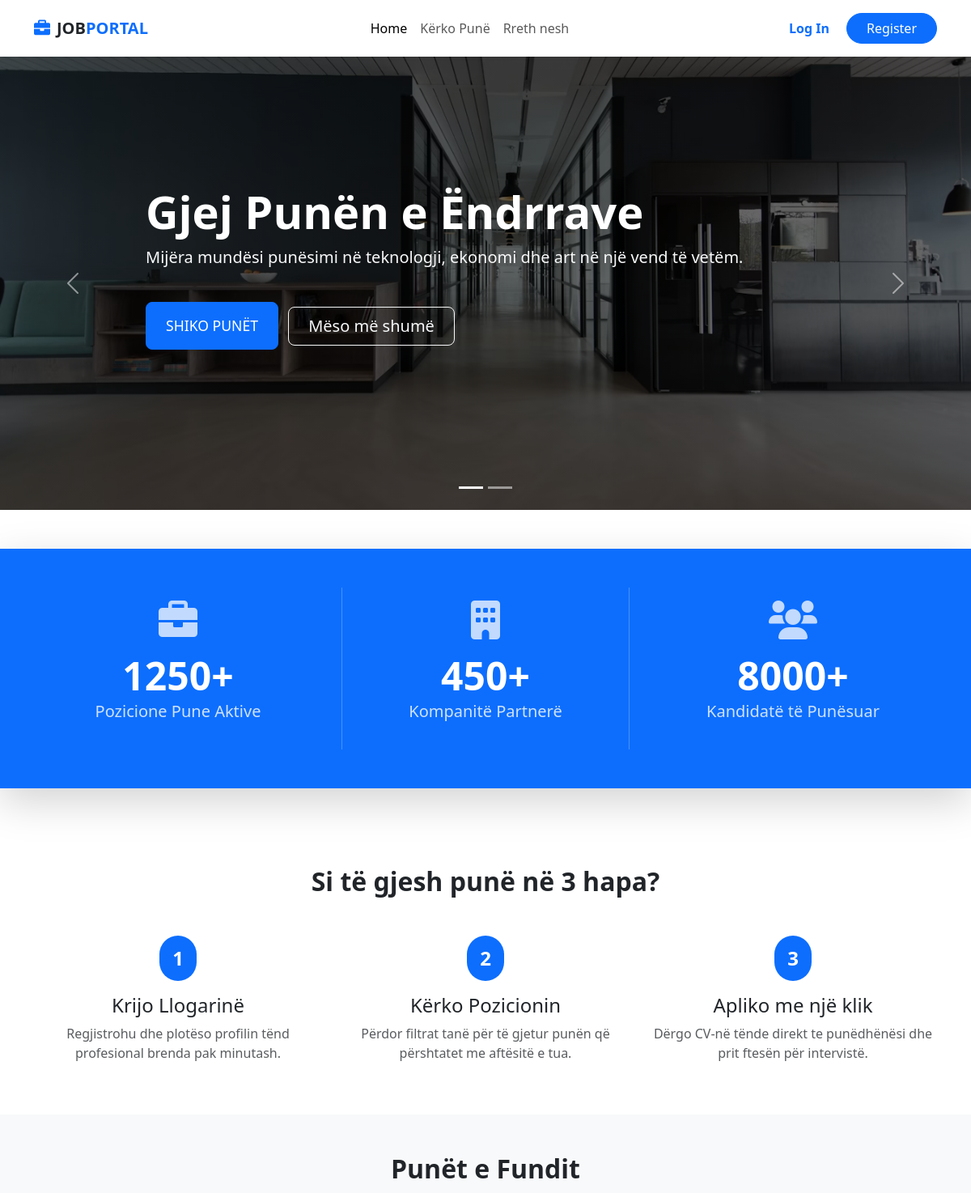
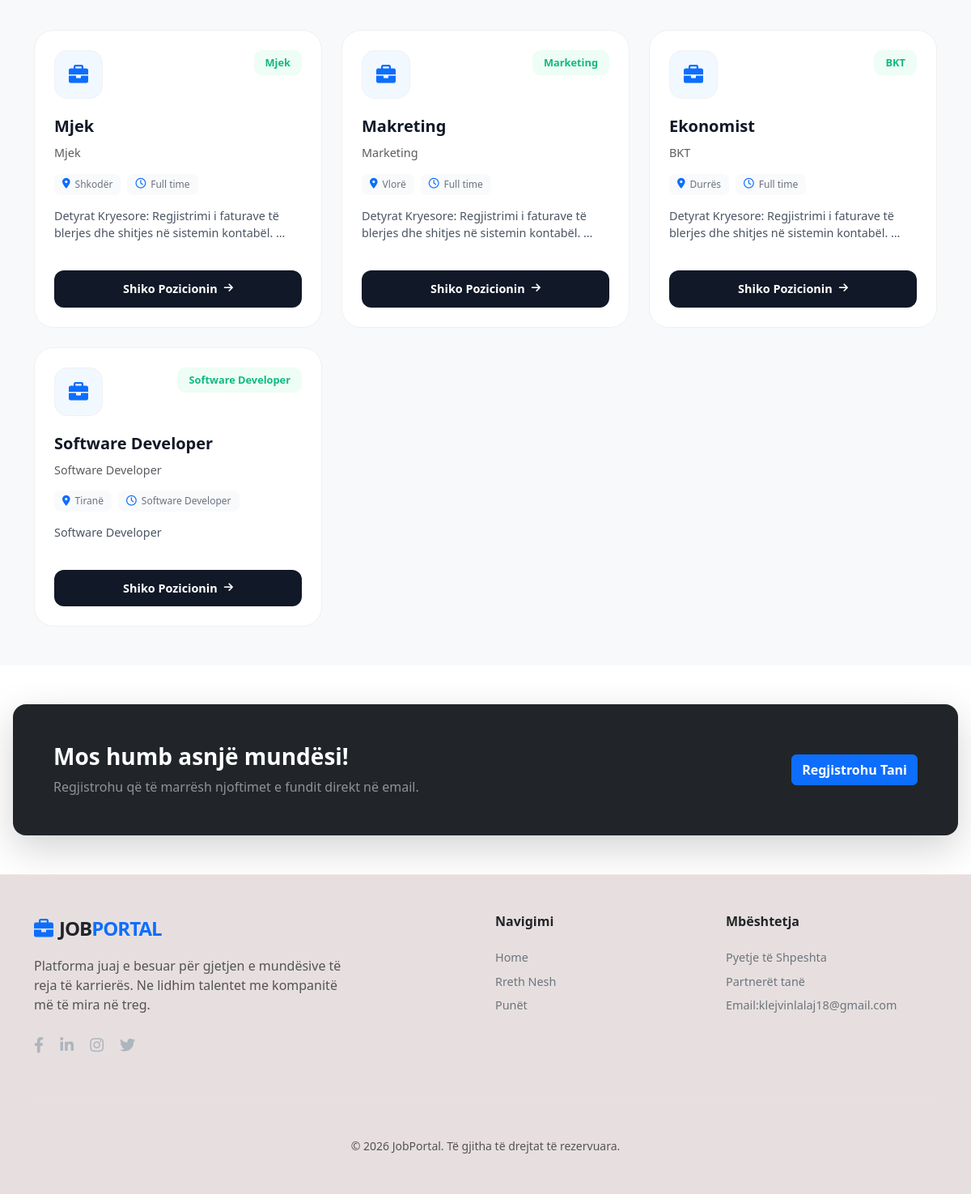
The page / on the database its author committed (2 pictures, top to bottom).
### JobApp/models.py (models this page shows, shortened)
class Job(models.Model):
    CITY_CHOICES = [
        ('Tiranë', 'Tiranë'),
        ('Durrës', 'Durrës'),
        ('Vlorë', 'Vlorë'),
        ('Shkodër', 'Shkodër'),
        ('Fier', 'Fier'),
        ('Korçë', 'Korçë'),
        ('Elbasan', 'Elbasan'),
        ('Berat', 'Berat'),
        ('Lushnjë', 'Lushnjë'),
        ('Kavajë', 'Kavajë'),
        ('Gjirokastër', 'Gjirokastër'),
        ('Sarandë', 'Sarandë'),
        ('Lezhë', 'Lezhë'),
        ('Kukës', 'Kukës'),
    ]
    CATEGORY_CHOICES = [
        ('Informatikë', 'Informatikë / Teknologji'),
        ('Ekonomi', 'Ekonomi / Financë'),
        ('Marketing', 'Marketing / Shitje'),
        ('Administratë', 'Administratë / Zyrat'),
        ('Inxhinieri', 'Inxhinieri'),
        ('Mjekësi', 'Mjekësi / Shëndetësi'),
        ('Arsim', 'Arsim / Shkencë'),
        ('Turizëm', 'Turizëm / Hoteleri'),
        ('Ndërtim', 'Ndërtim'),
        ('Tjetër', 'Tjetër'),
    ]
    partner = models.ForeignKey('Partner', on_delete=models.CASCADE, related_name='jobs', null=True, blank=True)
    author = models.ForeignKey(User, on_delete=models.CASCADE, null=True, blank=True)
    title = models.CharField(max_length=200)
    company = models.CharField(max_length=100)
    salary = models.CharField(max_length=100)
    conditions = models.CharField(max_length=100)
    location = models.CharField(max_length=100, choices=CITY_CHOICES, default='Tiranë')
    category = models.CharField(max_length=100, choices=CATEGORY_CHOICES, default='Informatikë')
    location_link = models.URLField(max_length=500, blank=True, null=True)
    description = models.TextField()
    created_at = models.DateTimeField(auto_now_add=True)

### JobApp/views.py (the view)
# urls.py: path("",views.home,name="homePage"),
def home(request):
    latest_jobs = Job.objects.all().order_by('-id')[:6]
    return render(request, 'home.html', {'latest_jobs': latest_jobs})

### JobApp/templates/home.html (shortened to what this page needs)
{% extends 'base.html' %}
{% load static %}
{% block content %}
<div id="homeCarousel" class="carousel slide carousel-fade" data-bs-ride="carousel">
    <div class="carousel-indicators">
        <button type="button" data-bs-target="#homeCarousel" data-bs-slide-to="0" class="active"></button>
        <button type="button" data-bs-target="#homeCarousel" data-bs-slide-to="1"></button>
    </div>
    <div class="carousel-inner">
        <div class="carousel-item active hero_1" >
            <div class="container h-100">
                <div class="carousel-caption text-start h-100 d-flex flex-column justify-content-center">
                    <h1 class="display-4 fw-bold">Gjej Punën e Ëndrrave</h1>
                    <p class="lead text-light">Mijëra mundësi punësimi në teknologji, ekonomi dhe art në një vend të vetëm.</p>
                    <div class="mt-4">
                        <a class="btn btn-primary btn-lg px-4 me-2" href="{% url 'punePage' %}">Shiko Punët</a>
                        <a class="btn btn-outline-light btn-lg px-4" href="{% url 'aboutPage' %}">Mëso më shumë</a>
                    </div>
                </div>
            </div>
        </div>
    </div>
    <button class="carousel-control-prev" type="button" data-bs-target="#homeCarousel" data-bs-slide="prev">
        <span class="carousel-control-prev-icon"></span>
    </button>
    <button class="carousel-control-next" type="button" data-bs-target="#homeCarousel" data-bs-slide="next">
        <span class="carousel-control-next-icon"></span>
    </button>
</div>
<section class="py-5 bg-primary text-white shadow-lg my-5">
    <div class="container">
        <div class="row text-center g-4">
            <div class="col-md-4">
                <div class="stat-item p-3">
                    <div class="stat-icon mb-3">
                        <i class="fas fa-briefcase fa-3x opacity-75"></i>
                    </div>
                    <h2 class="display-5 fw-bold mb-0 counter" data-target="1250">1,250+</h2>
                    <p class="text-light-50 fs-5">Pozicione Pune Aktive</p>
                </div>
            </div>
            <div class="col-md-4">
                <div class="stat-item p-3 border-start border-end border-light border-opacity-25 border-mobile-none">
                    <div class="stat-icon mb-3">
                        <i class="fas fa-building fa-3x opacity-75"></i>
                    </div>
                    <h2 class="display-5 fw-bold mb-0 counter" data-target="450">450+</h2>
                    <p class="text-light-50 fs-5">Kompanitë Partnerë</p>
                </div>
            </div>
            <div class="col-md-4">
                <div class="stat-item p-3">
                    <div class="stat-icon mb-3">
                        <i class="fas fa-users fa-3x opacity-75"></i>
                    </div>
                    <h2 class="display-5 fw-bold mb-0 counter" data-target="8000">8,000+</h2>
                    <p class="text-light-50 fs-5">Kandidatë të Punësuar</p>
                </div>
            </div>
        </div>
    </div>
</section>
{% if not user.is_authenticated %}
<section class="py-5">
    <div class="container">
        <div class="text-center mb-5">
            <h2 class="fw-bold">Si të gjesh punë në 3 hapa?</h2>
        </div>
        <div class="row g-4">
            <div class="col-md-4 text-center">
                <div class="step-icon mb-3">
                    <span class="badge rounded-pill bg-primary fs-4 p-3">1</span>
                </div>
                <h4>Krijo Llogarinë</h4>
                <p class="text-muted">Regjistrohu dhe plotëso profilin tënd profesional brenda pak minutash.</p>
            </div>
            <div class="col-md-4 text-center">
                <div class="step-icon mb-3">
                    <span class="badge rounded-pill bg-primary fs-4 p-3">2</span>
                </div>
                <h4>Kërko Pozicionin</h4>
                <p class="text-muted">Përdor filtrat tanë për të gjetur punën që përshtatet me aftësitë e tua.</p>
            </div>
            <div class="col-md-4 text-center">
                <div class="step-icon mb-3">
                    <span class="badge rounded-pill bg-primary fs-4 p-3">3</span>
                </div>
                <h4>Apliko me një klik</h4>
                <p class="text-muted">Dërgo CV-në tënde direkt te punëdhënësi dhe prit ftesën për intervistë.</p>
            </div>
        </div>
    </div>
</section>
{% endif %}
<section class="home-jobs-grid py-5 bg-light">
    <div class="container">
        <h2 class="section-title text-center fw-bold mb-5">Punët e Fundit</h2>
        <div class="row g-4">
            {% for job in latest_jobs %}
                <div class="col-lg-4 col-md-6">
                    <div class="modern-job-card">
                        <div class="card-header-flex">
                            <div class="company-logo-circle">
                                {% if job.company_logo %}
                                    <img src="{{ job.company_logo.url }}" alt="{{ job.company }}">
                                {% else %}
                                    <div class="portal-logo-icon">
                                        <i class="fas fa-briefcase"></i>
                                    </div>
                                {% endif %}
                            </div>
                            <span class="salary-pill">{{ job.company }}</span>
                        </div>
                        <div class="card-content">
                            <h5 class="job-title-link">
                                <a href="{% url 'detailsPage' job.pk %}">{{ job.title }}</a>
                            </h5>
                            <p class="company-subname text-muted">{{ job.company }}</p>
                            <div class="job-tags">
                                <span class="tag-item"><i class="fas fa-map-marker-alt"></i> {{ job.location }}</span>
                                <span class="tag-item"><i class="far fa-clock"></i> {{ job.conditions }}</span>
                            </div>
                            <p class="job-excerpt">
                                {{ job.description|truncatechars:90 }}
                            </p>
                        </div>
                        <div class="card-action">
                            <a href="{% url 'detailsPage' job.pk %}" class="btn-view-job">
                                Shiko Pozicionin <i class="fas fa-arrow-right"></i>
                            </a>
                        </div>
                    </div>
                </div>
            {% empty %}
                <div class="col-12 text-center py-5">
                    <i class="fas fa-search fa-3x text-muted mb-3"></i>
                    <p class="text-muted">Për momentin nuk ka punë të reja.</p>
                </div>
            {% endfor %}
        </div>
    </div>
</section>
{% if not user.is_authenticated %}
<section class="custom-section py-5 bg-dark text-white rounded-4 mx-3 my-5 shadow-lg">
    <div class="container">
        <div class="row align-items-center justify-content-between px-lg-4">
            <div class="col-lg-7 mb-4 mb-lg-0 text-center text-lg-start">
                <h3 class="fw-bold mb-2">Mos humb asnjë mundësi!</h3>
                <p class="mb-0 text-white-50">Regjistrohu që të marrësh njoftimet e fundit direkt në email.</p>
            </div>
            <div class="col-lg-auto text-center text-lg-end">
                <a href="{% url 'registerPage' %}" class="btn btn-primary custom-btn fw-bold">
                    Regjistrohu Tani
                </a>
            </div>
        </div>
    </div>
</section>
{% endif %}
{% endblock %}

### JobApp/templates/base.html (shortened to what this page needs)
<!DOCTYPE html>
{% load static %}
<html lang="en">
<head>
    <link href="https://cdn.jsdelivr.net/npm/bootstrap@5.3.0/dist/css/bootstrap.min.css" rel="stylesheet">
    <link rel="stylesheet" href="https://cdnjs.cloudflare.com/ajax/libs/font-awesome/6.0.0/css/all.min.css">
    <link rel="stylesheet" href="{% static 'css/style.css' %}">
</head>
<body>
    {% include 'navbar.html' %}
    {% block content %}
    {% endblock %}
    {% include 'footer.html' %}
</body>
</html>

### JobApp/templates/navbar.html (shortened to what this page needs)
{% load static %}
<nav class="navbar navbar-expand-lg navbar-jp sticky-top bg-white shadow-sm">
    <div class="container">
        <a class="navbar-brand d-flex align-items-center" href="{% url 'homePage' %}">
            <i class="fas fa-briefcase me-2 text-primary"></i>
            <span class="fw-bold text-dark">JOB</span><span class="text-primary fw-bold">PORTAL</span>
        </a>
        <div class="d-flex align-items-center gap-2 order-lg-3">
            {% if user.is_authenticated %}
                <div class="user-trigger d-flex align-items-center bg-light px-2 py-1 rounded-pill border"
                     role="button"
                     data-bs-toggle="offcanvas"
                     data-bs-target="#sidebarProfile"
                     style="cursor: pointer; transition: all 0.2s ease;">
                    <div class="avatar-circle bg-primary text-white rounded-circle d-flex align-items-center justify-content-center"
                         style="width: 32px; height: 32px;">
                        <i class="fas fa-user small"></i>
                    </div>
                    <span class="fw-bold text-dark ms-2" style="font-size: 0.9rem;">
                        {{ user.username }}
                    </span>
                    <i class="fas fa-chevron-down small ms-1 opacity-50 d-none d-md-inline-block"></i>
                </div>
            {% else %}
                <div class="d-none d-lg-flex gap-2">
                    <a href="{% url 'loginPage' %}" class="btn btn-login text-primary fw-bold">Log In</a>
                    <a href="{% url 'registerPage' %}" class="btn btn-primary px-4 rounded-pill">Register</a>
                </div>
            {% endif %}
        </div>
        <div class="collapse navbar-collapse order-lg-2" id="navbarNav">
            <ul class="navbar-nav mx-auto">
                <li class="nav-item">
                    <a class="nav-link {% if request.resolver_match.url_name == 'homePage' %}active{% endif %}" href="{% url 'homePage' %}">Home</a>
                </li>
                <li class="nav-item">
                    <a class="nav-link {% if request.resolver_match.url_name == 'punePage' %}active{% endif %}" href="{% url 'punePage' %}">Kërko Punë</a>
                </li>
                <li class="nav-item">
                    <a class="nav-link {% if request.resolver_match.url_name == 'aboutPage' %}active{% endif %}" href="{% url 'aboutPage' %}">Rreth nesh</a>
                </li>
            </ul>
        </div>
    </div>
</nav>

### JobApp/templates/footer.html (shortened to what this page needs)
{% load static %}
<footer class="footer-jp mt-5">
    <div class="container py-5">
        <div class="row g-4 text-center text-lg-start justify-content-center">
            <div class="col-lg-6 col-md-10">
                <a class="navbar-brand navbar-brand-jp mb-3 d-block" href="{% url 'homePage' %}">
                    <i class="fas fa-briefcase me-2 text-primary"></i>JOB<span>PORTAL</span>
                </a>
                <p class="text-muted mb-4 mx-auto mx-lg-0" style="max-width: 400px;">
                    Platforma juaj e besuar për gjetjen e mundësive të reja të karrierës. Ne lidhim talentet me kompanitë më të mira në treg.
                </p>
                <div class="social-links">
                    <a href="#" class="me-3"><i class="fab fa-facebook-f"></i></a>
                    <a href="#" class="me-3"><i class="fab fa-linkedin-in"></i></a>
                    <a href="#" class="me-3"><i class="fab fa-instagram"></i></a>
                    <a href="#"><i class="fab fa-twitter"></i></a>
                </div>
            </div>
            <div class="col-lg-3 col-md-6">
                <h6 class="fw-bold mb-4">Navigimi</h6>
                <ul class="list-unstyled footer-links">
                    <li><a href="{% url 'homePage' %}" class="text-decoration-none d-block mb-2">Home</a></li>
                    <li><a href="{% url 'aboutPage' %}" class="text-decoration-none d-block mb-2">Rreth Nesh</a></li>
                    <li><a href="{% url 'punePage' %}" class="text-decoration-none d-block mb-2">Punët</a></li>
                </ul>
            </div>
            <div class="col-lg-3 col-md-6">
                <h6 class="fw-bold mb-4">Mbështetja</h6>
                <ul class="list-unstyled footer-links">
                    <li><a href="{% url 'pyetjePage' %}" class="text-decoration-none d-block mb-2">Pyetje të Shpeshta</a></li>
                    <li><a href="{% url 'partneretPage' %}" class="text-decoration-none d-block mb-2">Partnerët tanë</a></li>
                    <li><a href="#" class="text-decoration-none d-block mb-2">Email:klejvinlalaj18@gmail.com</a></li>
                </ul>
            </div>
        </div>
        <hr class="my-5 opacity-25">
        <div class="text-center">
            <span class="text-muted small">
                &copy; <span id="year"></span> JobPortal. Të gjitha të drejtat të rezervuara.
            </span>
        </div>
    </div>
</footer>

### rows shown on the page
Job: company "Mjek", title "Mjek", location "Shkodër", conditions "Full time", description "Detyrat Kryesore: Regjistrimi i faturave të blerjes dhe shitjes në sistemin kontabël. …"
Job: company "Marketing", title "Makreting", location "Vlorë", conditions "Full time", description "Detyrat Kryesore: Regjistrimi i faturave të blerjes dhe shitjes në sistemin kontabël. …"
Job: company "BKT", title "Ekonomist", location "Durrës", conditions "Full time", description "Detyrat Kryesore: Regjistrimi i faturave të blerjes dhe shitjes në sistemin kontabël. …"
Job: company "Software Developer", title "Software Developer", location "Tiranë", conditions "Software Developer", description "Software Developer"
